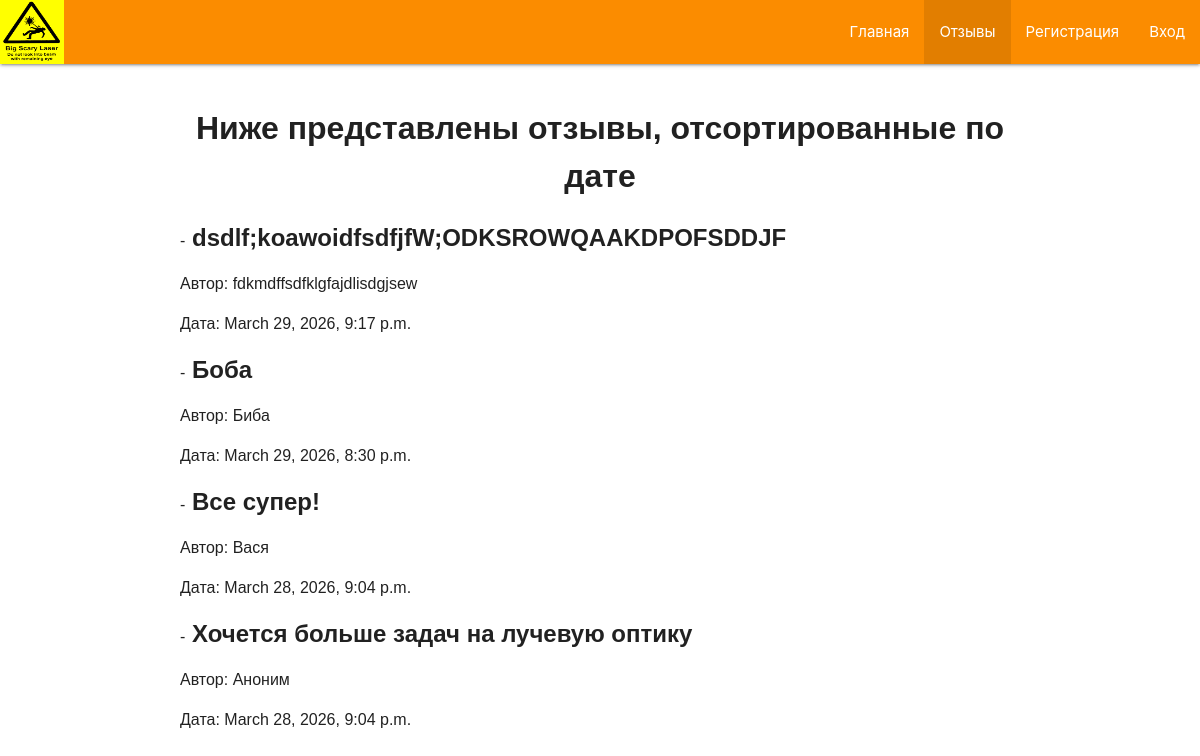
The page /feedback on the database as committed earlier.
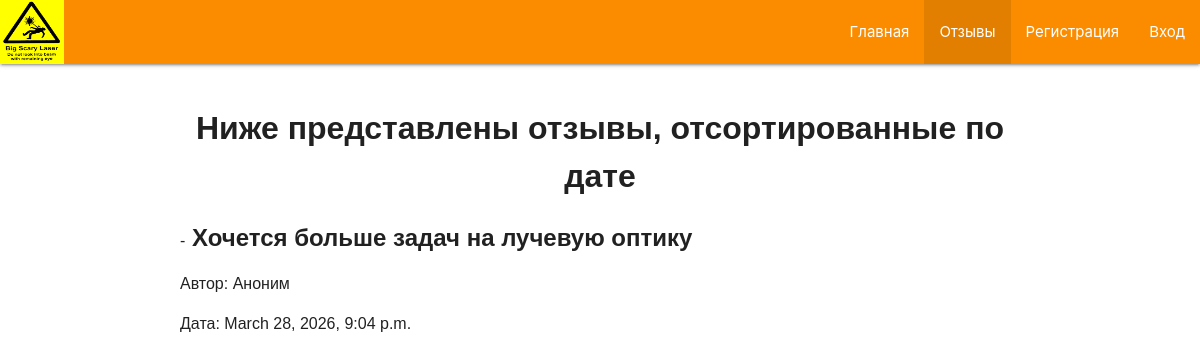
The same page on the database as committed later.
### mainapp/models.py (models this page shows)
class Feedback(models.Model):
    text = models.TextField() #текст отзыва
    created_date = models.DateTimeField(auto_now_add=True) #дата написания
    author = models.CharField(max_length=50) #автор

### mainapp/views.py (the view)
# urls.py: path('feedback', views.render_feedback),
def render_feedback(request):
    feedbacks = Feedback.objects.all().order_by("-created_date")
    return render(request, 'mainapp/feedback_list.html', {'feedbacks': feedbacks})

### mainapp/templates/mainapp/feedback_list.html (shortened to what this page needs)
{% extends "mainapp/base_page.html" %}
{% block lead %}
    <div class="row">
      <div class="col s12" style="text-align: center;">
        Ниже представлены отзывы, отсортированные по дате
      </div>
    </div>
{% endblock %}
{% block navbar_active %}
<li><a href="/">Главная</a></li>
<li class="active"><a href="/feedback">Отзывы</a></li>
<li><a href="/register">Регистрация</a></li>
<li><a href="/login_page">Вход</a></li>
{% endblock %}
{% block mainbody %}
<div class="left-align">
<ul>
    {% for feed in feedbacks %}
        <li>
            -<span class = "feedclass"> {{ feed.text }} </span>
           <p> Автор: {{ feed.author }} </p>
           <p> Дата: {{ feed.created_date }} </p>
        </li>
    {% endfor %}
</ul>
    </div>
{% endblock %}

Rows that differ between the two databases and show on the page:
removed Feedback: text "dsdlf;koawoidfsdfjfW;ODKSROWQAAKDPOFSDDJF", author "fdkmdffsdfklgfajdlisdgjsew", created_date "March 29, 2026, 9:17 p.m."
removed Feedback: text "Боба", author "Биба", created_date "March 29, 2026, 8:30 p.m."
removed Feedback: text "Все супер!", author "Вася", created_date "March 28, 2026, 9:04 p.m."
